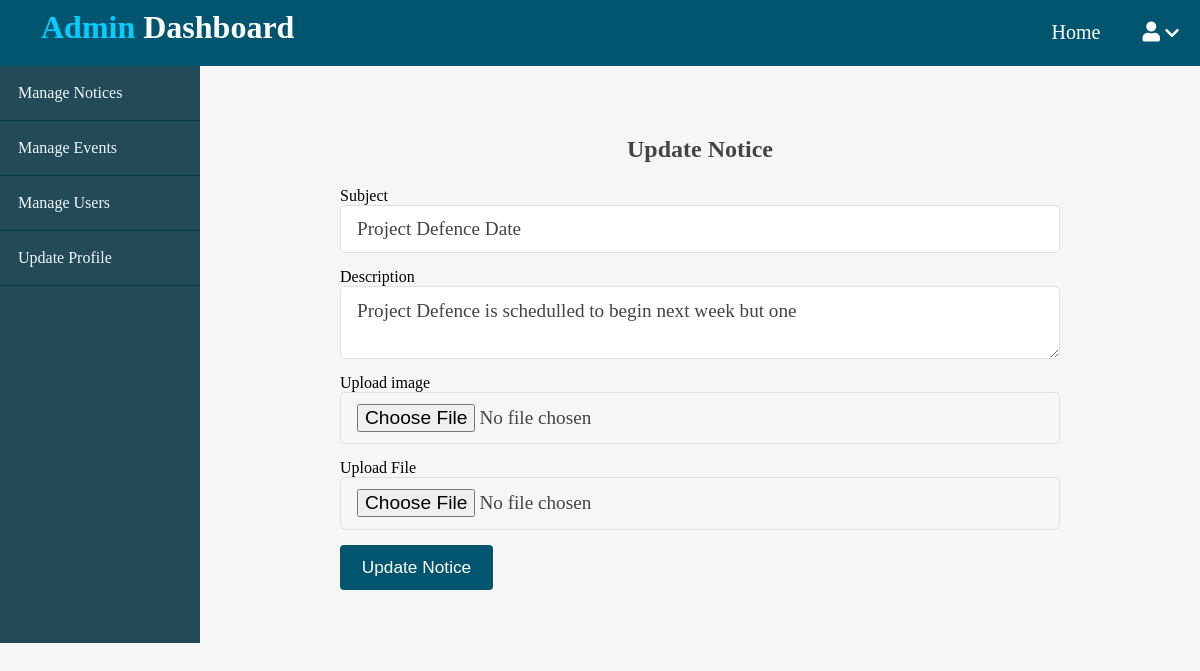
Page /admin/feedback/update.php?id=2 on the committed database.
### tables this page shows
CREATE TABLE `notice` (
  `id` int(11) NOT NULL,
  `subject` varchar(255) NOT NULL,
  `description` varchar(255) NOT NULL,
  `image` varchar(255) NOT NULL,
  `file` varchar(100) NOT NULL,
  `created_alt` datetime NOT NULL DEFAULT current_timestamp()
);

### admin/feedback/update.php (the view, shortened to what this page needs)
<?php
include("../../app/database/db.php");
?>
<!DOCTYPE html>
<html>
<head>
		<link rel="stylesheet" href="https://cdnjs.cloudflare.com/ajax/libs/font-awesome/5.15.3/css/all.min.css">
		<link rel="stylesheet" type="text/css" href="../../assets/css/style.css">
		<link rel="stylesheet" type="text/css" href="../../assets/css/admin.css">
</head>
<body>
<?php include("../../app/includes/adminheader.php"); ?>
	  <div class="admin-wrapper">
	  	<div class="left-sidebar">
	  		<ul>
	  		    <li><a href="index.php">Manage Notices</a></li>
	  			<li><a href="../events/index.php">Manage Events</a></li>
				<li><a href="../users/index.php">Manage Users</a></li>
				<li><a href="../profile/index.php">Update Profile</a></li>
	  		</ul>
	  	</div>
<div class="admin-content">
	  		<div class="content">
<h2 class="admin-title">Update Notice</h2>
 <?php
 if (isset($_GET['id'])){
	$id = $_GET['id'];
   $query = "SELECT * FROM notice WHERE id ='$id'";
   $result = mysqli_query($conn, $query);
if ($result->num_rows > 0){
  while ($row = $result->fetch_assoc())
  {
	  $subject = $row['subject'];
	  $description = $row['description'];
  }
} else{
	header('location: index.php');
}
}
?>
	  			<form action="update.php" method="post" enctype="multipart/form-data">
	  				<div>
	  					<label>Subject</label>
	  					<input type="text" name="subject" class="text-input" value="<?php echo $subject; ?>">
	  				</div>
	  				<div>
	  					<label>Description</label>
	  					<textarea name="description" class="text-input"><?php echo $description; ?></textarea>
	  				</div>
					  <div>
	  					<label>Upload image</label>
	  					<input type="file" name="image" class="text-input" value="<?php echo $image_name; ?>">
	  				</div>
					  <div>
	  					<label>Upload File</label>
	  					<input type="file" name="file" class="text-input">
	  				</div>
	  				<div>
	  					<button type="submit" name="update_notice" class="btn btn-big">Update Notice</button>
	  				</div>
	  			</form>
	  		</div>
	  	</div>
     </div>
</body>
</html>

### assets/css/style.css (style rules this page uses)
* { box-sizing: border-box; }
html,body { padding: 0px; margin: 0px; height: 100%; background: #f6f6f6; font-family: 'Lora',serif; }
h1,h2,h3,h4 { font-family: 'Candal',serif; color: #444; margin: 5px; }
a { text-decoration: none; color: inherit; }
.btn { padding: .5rem 1rem; background: #02556e; color: white; border: 1px solid transparent; border-radius: .25rem; font-size: 1.08em; font-family: 'Lora', sans-serif; }
.btn-big { padding: .7rem 1.3rem; line-height: 1.3rem; }
.text-input { padding: .7rem 1rem; display: block; width: 100%; border: 1px solid #e0e0e0; border-radius: 5px; outline: none; font-size: 1.2em; color: #444; line-height: 1.5rem; font-family: 'Lora', serif; }
.content { width: 90%; margin: 30px auto 30px; }

### assets/css/admin.css (style rules this page uses)
.admin-wrapper { display: flex; height: calc(643px - 66px); }
.admin-wrapper .left-sidebar { flex: 2; height: 100%; background: #234a57; }
.admin-wrapper .left-sidebar ul { list-style: none; margin: 0px; padding: 0px; color: aliceblue; }
.admin-wrapper .left-sidebar ul li a { padding: 18px; display: block; border-bottom: 1px solid #004044; }
.admin-wrapper .admin-content { flex: 8; height: 100%; padding: 40px 100px 100px; overflow-y: scroll; }
.admin-wrapper .admin-title { text-align: center; margin-bottom: 1.5rem; }
form div { margin-bottom: 15px; }

### rows in the picture
notice: subject "Project Defence Date", description "Project Defence is schedulled to begin next week but one"
